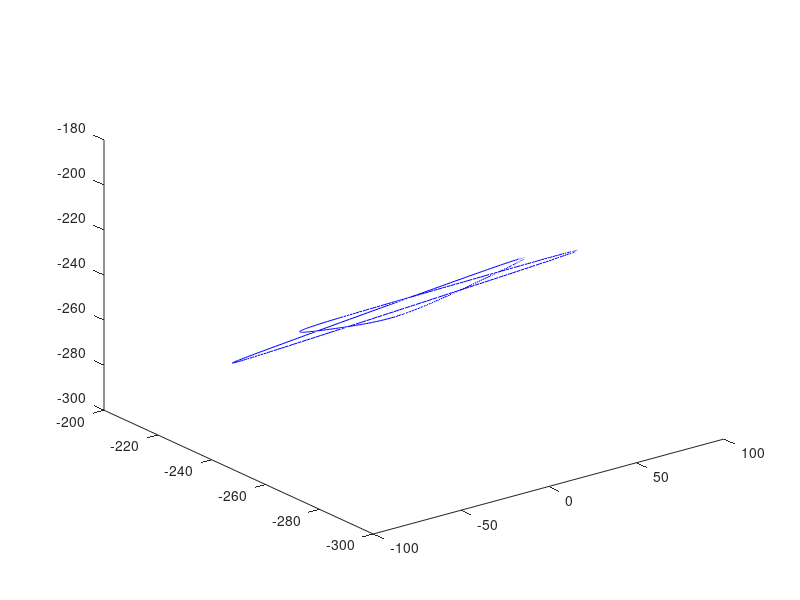

The MATLAB source for this figure:
% generate slinky path
function [x, y, z] = generate_hypotrochoid_star
    t = linspace(0,20,500);    
    scale = 10;
    R = scale*5;
    r = scale*3;
    d = scale*5;
    theta = 45*pi/180;
    
    Rx = [1 0 0;
          0 cos(theta) -sin(theta);
          0 sin(theta) cos(theta)];
    
    Ry = [cos(theta) 0 sin(theta);
          0 1 0;
          -sin(theta) 0 cos(theta)];
      
    Rot = Rx*Ry;
    
    for i=1:500       
        x1 = (R-r)*cos(t(i)) + d*cos((R-r)*t(i)/r);        
        z1 = (R-r)*sin(t(i)) - d*sin((R-r)*t(i)/r);
        y1 = -350;
    
        val(i,:) = Rot * [x1;y1;z1];        
    end
    
    x=val(:,1)';
    y=val(:,2)';
    z=val(:,3)';
    
    figure
    view(2)
    plot3(x,y,z,'blue')
end